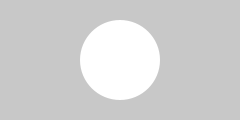
Frame 1 (no input)
Frame 60 (the mouse pressed at the canvas centre just before this capture): identical to frame 1, image omitted
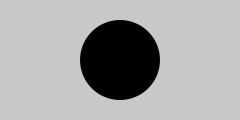
Frame 120 (the mouse held since frame 60 and released just before this capture)

The Processing sketch that drew these frames (run headless with seeded random() and noise(); from frame 60 on, the mouse is pressed at the canvas centre):

// Processing sketch: processing_74677
// ── processing_74677.pde

int x=120;
int y=60;
int radio=80;

void setup(){
  size(240,120);
}

void draw(){
  background(200);
  noStroke();
  if(dist(mouseX,mouseY,x,y)<radio/2){
    fill(0);
  }else{fill(255);}
    
  ellipse(x,y,radio,radio);

}
